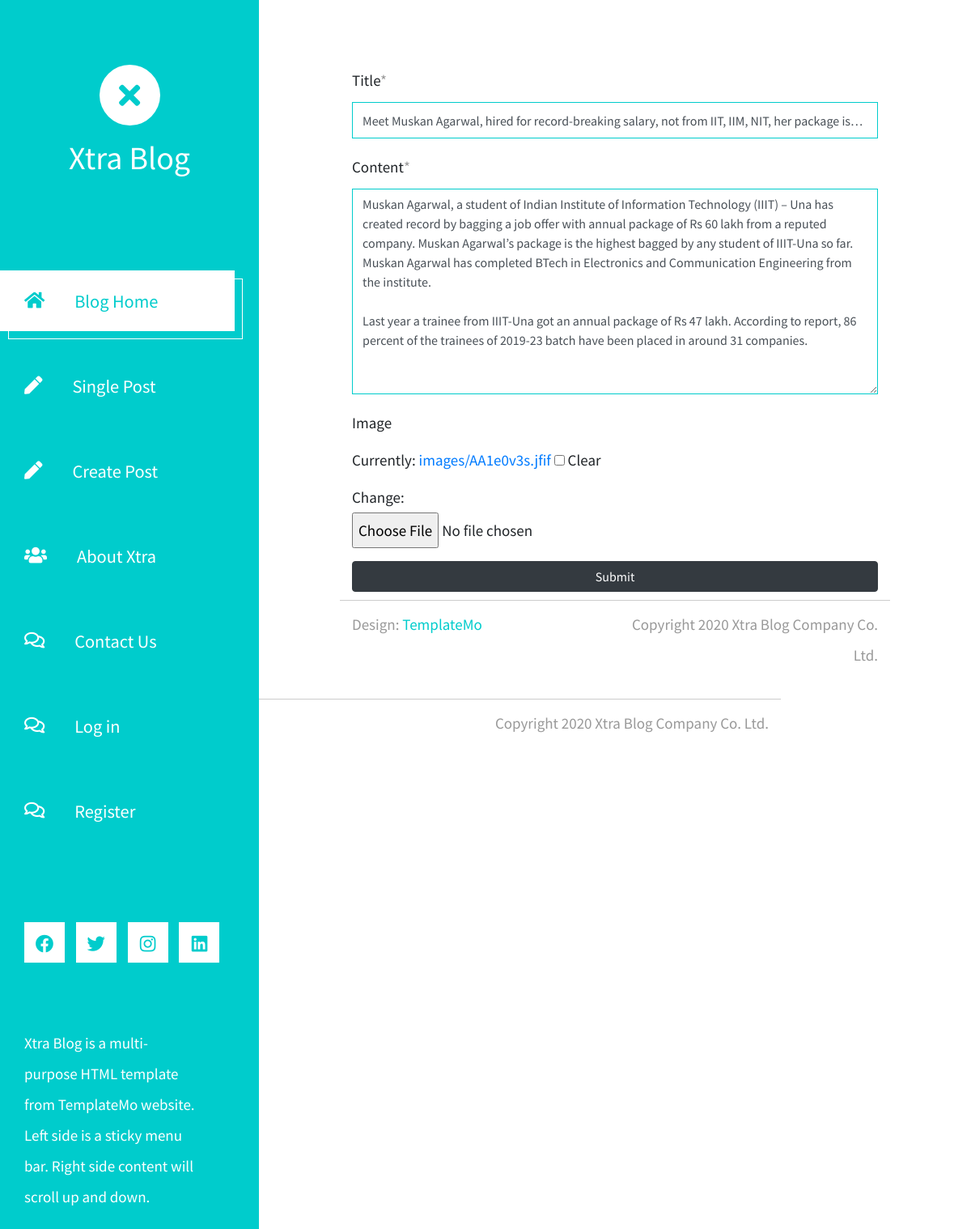
Page /edit/1/ on the committed database.
### blog/models.py (models this page shows)
class Post(models.Model):
    title = models.CharField(max_length=300)
    content = models.TextField()
    image = models.ImageField(upload_to='images/', blank=True)
    created_at = models.DateTimeField(auto_now_add=True)
    updated_at = models.DateTimeField(auto_now=True)

### blog/views.py (the view)
# urls.py: path('edit/<int:id>/',views.edit, name="edit"),
def edit(request, id):
    post=Post.objects.get(id=id)
    form=MakePost(instance=post)
    if request.method == 'POST':
        form = MakePost(request.POST, instance=post)
        if form.is_valid():
            form.save()
            return redirect('index')
    return render(request, 'edit.html',{'form':form})

### blog/forms.py
class MakePost(forms.ModelForm):
    class Meta:
        model = Post
        fields = '__all__'

### blog/templates/Edit.html (shortened to what this page needs)
{% extends 'theme.html' %}
{% load static %}
{% load crispy_forms_filters %}
{% block content %}
    <div class="container-fluid">
        <main class="tm-main">
            <form method="POST" enctype="multipart/form-data">
                {{ form|crispy }}
                <input type="submit" class="btn btn-dark btn-block" value="Submit"/>
            </form>
            <footer class="row tm-row">
                <hr class="col-12">
                <div class="col-md-6 col-12 tm-color-gray">
                    Design: <a rel="nofollow" target="_parent" href="https://templatemo.com" class="tm-external-link">TemplateMo</a>
                </div>
                <div class="col-md-6 col-12 tm-color-gray tm-copyright">
                    Copyright 2020 Xtra Blog Company Co. Ltd.
                </div>
            </footer>
        </main>
    </div>
    {% endblock content %}

### rows in the picture
Post: title "Meet Muskan Agarwal, hired for record-breaking salary, not from IIT, IIM, NIT, her package is…", content "Muskan Agarwal, a student of Indian Institute of Information Technology (IIIT) – Una has created record by bagging a job offer with annual package of Rs 60 lakh from a reputed company. Muskan Agarwal’s package is the highest bagged by any student of IIIT-Una so far. Muskan Agarwal has completed BTech in Electronics and Communication Engineering from the institute. Last year a trainee from IIIT-Una got an annual package of Rs 47 lakh. According to report, 86 percent of the trainees of 2019-23 batch have been placed in around 31 companies."
